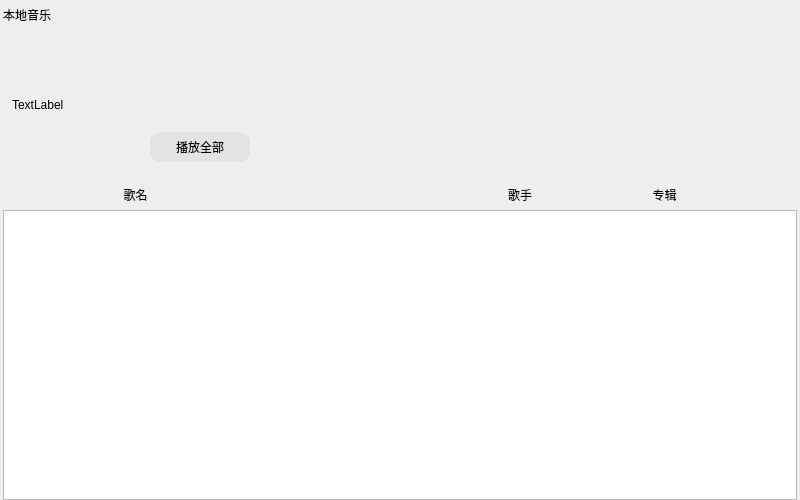
<?xml version="1.0" encoding="UTF-8"?>
<ui version="4.0">
 <class>commonPage</class>
 <widget class="QWidget" name="commonPage">
  <property name="geometry">
   <rect>
    <x>0</x>
    <y>0</y>
    <width>800</width>
    <height>500</height>
   </rect>
  </property>
  <property name="windowTitle">
   <string>Form</string>
  </property>
  <layout class="QVBoxLayout" name="verticalLayout">
   <property name="spacing">
    <number>0</number>
   </property>
   <property name="leftMargin">
    <number>3</number>
   </property>
   <property name="topMargin">
    <number>0</number>
   </property>
   <property name="rightMargin">
    <number>3</number>
   </property>
   <property name="bottomMargin">
    <number>0</number>
   </property>
   <item>
    <widget class="QLabel" name="pageText">
     <property name="minimumSize">
      <size>
       <width>0</width>
       <height>30</height>
      </size>
     </property>
     <property name="maximumSize">
      <size>
       <width>16777215</width>
       <height>30</height>
      </size>
     </property>
     <property name="text">
      <string>本地音乐</string>
     </property>
    </widget>
   </item>
   <item>
    <widget class="QWidget" name="musicPlayBox" native="true">
     <property name="minimumSize">
      <size>
       <width>0</width>
       <height>150</height>
      </size>
     </property>
     <property name="maximumSize">
      <size>
       <width>16777215</width>
       <height>150</height>
      </size>
     </property>
     <layout class="QHBoxLayout" name="horizontalLayout">
      <property name="spacing">
       <number>0</number>
      </property>
      <property name="topMargin">
       <number>0</number>
      </property>
      <property name="rightMargin">
       <number>0</number>
      </property>
      <property name="bottomMargin">
       <number>0</number>
      </property>
      <item>
       <widget class="QLabel" name="musicImage">
        <property name="minimumSize">
         <size>
          <width>120</width>
          <height>120</height>
         </size>
        </property>
        <property name="maximumSize">
         <size>
          <width>120</width>
          <height>120</height>
         </size>
        </property>
        <property name="text">
         <string>TextLabel</string>
        </property>
       </widget>
      </item>
      <item>
       <widget class="QWidget" name="musicPlayBox_right" native="true">
        <layout class="QVBoxLayout" name="verticalLayout_2">
         <item>
          <spacer name="verticalSpacer">
           <property name="orientation">
            <enum>Qt::Vertical</enum>
           </property>
           <property name="sizeHint" stdset="0">
            <size>
             <width>20</width>
             <height>40</height>
            </size>
           </property>
          </spacer>
         </item>
         <item>
          <widget class="QWidget" name="widget_5" native="true">
           <layout class="QHBoxLayout" name="horizontalLayout_3">
            <item>
             <widget class="QPushButton" name="playMusicBtn">
              <property name="minimumSize">
               <size>
                <width>100</width>
                <height>30</height>
               </size>
              </property>
              <property name="maximumSize">
               <size>
                <width>100</width>
                <height>30</height>
               </size>
              </property>
              <property name="styleSheet">
               <string notr="true">#playMusicBtn
{
background-color:#E3E3E3;
border-radius:10px
}
#playMusicBtn:hover
{
background-color:rgb(153, 255, 174);
}</string>
              </property>
              <property name="text">
               <string>播放全部</string>
              </property>
             </widget>
            </item>
            <item>
             <spacer name="horizontalSpacer">
              <property name="orientation">
               <enum>Qt::Horizontal</enum>
              </property>
              <property name="sizeHint" stdset="0">
               <size>
                <width>520</width>
                <height>20</height>
               </size>
              </property>
             </spacer>
            </item>
           </layout>
          </widget>
         </item>
        </layout>
       </widget>
      </item>
     </layout>
    </widget>
   </item>
   <item>
    <widget class="QWidget" name="baseText" native="true">
     <property name="minimumSize">
      <size>
       <width>0</width>
       <height>30</height>
      </size>
     </property>
     <property name="maximumSize">
      <size>
       <width>16777215</width>
       <height>30</height>
      </size>
     </property>
     <layout class="QHBoxLayout" name="horizontalLayout_2">
      <property name="spacing">
       <number>0</number>
      </property>
      <property name="leftMargin">
       <number>0</number>
      </property>
      <property name="topMargin">
       <number>0</number>
      </property>
      <property name="rightMargin">
       <number>0</number>
      </property>
      <property name="bottomMargin">
       <number>0</number>
      </property>
      <item>
       <widget class="QLabel" name="musicName">
        <property name="text">
         <string>歌名</string>
        </property>
        <property name="alignment">
         <set>Qt::AlignCenter</set>
        </property>
       </widget>
      </item>
      <item>
       <widget class="QLabel" name="musicSinger">
        <property name="text">
         <string>歌手</string>
        </property>
        <property name="alignment">
         <set>Qt::AlignRight|Qt::AlignTrailing|Qt::AlignVCenter</set>
        </property>
       </widget>
      </item>
      <item>
       <widget class="QLabel" name="musicAlbum">
        <property name="text">
         <string>专辑</string>
        </property>
        <property name="alignment">
         <set>Qt::AlignCenter</set>
        </property>
       </widget>
      </item>
     </layout>
    </widget>
   </item>
   <item>
    <widget class="QListWidget" name="pageMusicList">
     <property name="styleSheet">
      <string notr="true">#pageMusicList::item::selected
{
background-color:rgb(215, 151, 255)
}
QScrollBar:vertical
{
	border:none;
	width: 15px;
	background-color:#FFFFFF;
	margin:0px 0px 0px 0px;
}
QScrollBar::handle:vertical
{
	width: 15px;
	background-color:#F0F0F0;
	border-radius:5px;
	min-height:20px;
}</string>
     </property>
    </widget>
   </item>
  </layout>
 </widget>
 <resources/>
 <connections/>
</ui>
